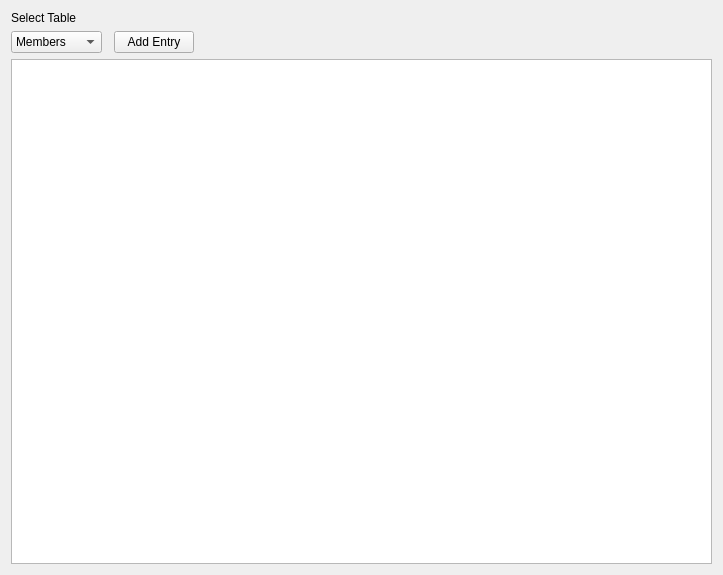
<?xml version="1.0" encoding="UTF-8"?>
<ui version="4.0">
 <class>WDbView</class>
 <widget class="QWidget" name="WDbView">
  <property name="geometry">
   <rect>
    <x>0</x>
    <y>0</y>
    <width>723</width>
    <height>575</height>
   </rect>
  </property>
  <property name="windowTitle">
   <string>Form</string>
  </property>
  <layout class="QGridLayout" name="gridLayout">
   <item row="1" column="0">
    <widget class="QComboBox" name="comboBox_tables">
     <item>
      <property name="text">
       <string>Members</string>
      </property>
     </item>
     <item>
      <property name="text">
       <string>Flats</string>
      </property>
     </item>
     <item>
      <property name="text">
       <string>Utility Bills</string>
      </property>
     </item>
     <item>
      <property name="text">
       <string>Occupancy</string>
      </property>
     </item>
    </widget>
   </item>
   <item row="0" column="0">
    <widget class="QLabel" name="label">
     <property name="text">
      <string>Select Table</string>
     </property>
    </widget>
   </item>
   <item row="1" column="2">
    <widget class="QPushButton" name="pushButton_addEntry">
     <property name="toolTip">
      <string>&lt;html&gt;&lt;head/&gt;&lt;body&gt;&lt;p&gt;Add a new entry to the selected table&lt;/p&gt;&lt;/body&gt;&lt;/html&gt;</string>
     </property>
     <property name="text">
      <string>Add Entry</string>
     </property>
    </widget>
   </item>
   <item row="1" column="3">
    <spacer name="horizontalSpacer">
     <property name="orientation">
      <enum>Qt::Horizontal</enum>
     </property>
     <property name="sizeHint" stdset="0">
      <size>
       <width>40</width>
       <height>20</height>
      </size>
     </property>
    </spacer>
   </item>
   <item row="2" column="0" colspan="4">
    <widget class="WTreeView" name="treeView"/>
   </item>
  </layout>
 </widget>
 <customwidgets>
  <customwidget>
   <class>WTreeView</class>
   <extends>QTreeView</extends>
   <header>ui/WExtViews/WTreeView.h</header>
  </customwidget>
 </customwidgets>
 <resources/>
 <connections/>
</ui>
